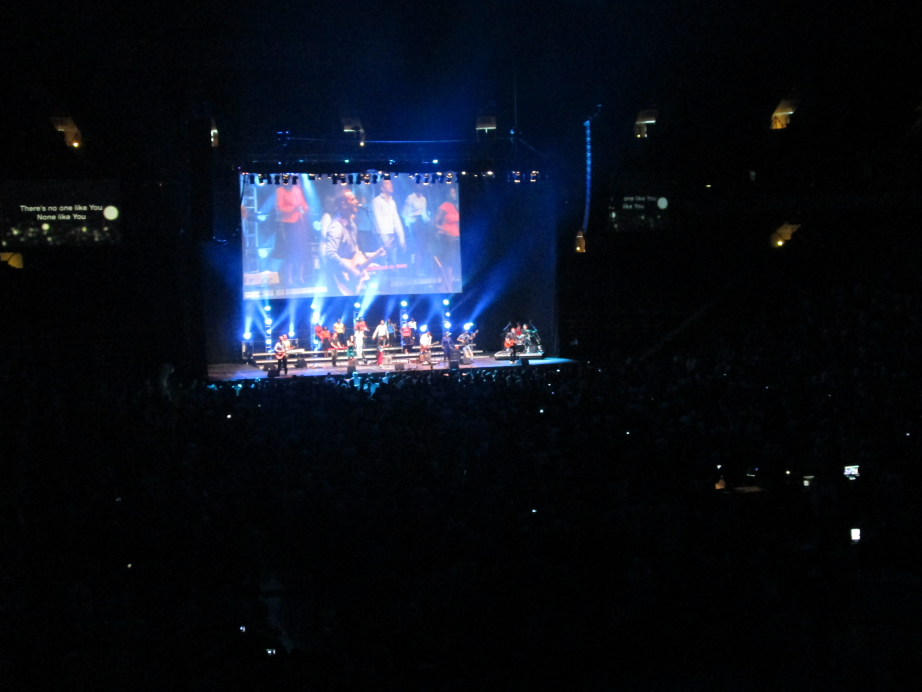
#> input picture modulos_python/pillow/IMG_0340.JPG, 4608 x 3456 px (shown at 1/5 size)
$ python main.py
#> lines starting #> are read from the running program, lines starting #| are printed output that depends on the picture
# pip install pillow

from PIL import Image
from pathlib import Path

ROOT_FOLDER = Path(__file__).parent
ORIGINAL = ROOT_FOLDER / 'IMG_0340.JPG'
NEW_IMAGE = ROOT_FOLDER / 'new.JPG'

pil_image = Image.open(ORIGINAL)
#> pil_image is the input picture: PIL image 4608x3456 RGB; mean R, G, B 12.7, 17.5, 26.7
width, height = pil_image.size
#> width = 4608; height = 3456
exif = pil_image.info['exif']

new_width = 800
new_height = round(height * new_width / width)
#> new_height = 600

new_image = pil_image.resize(size=(new_width, new_height))
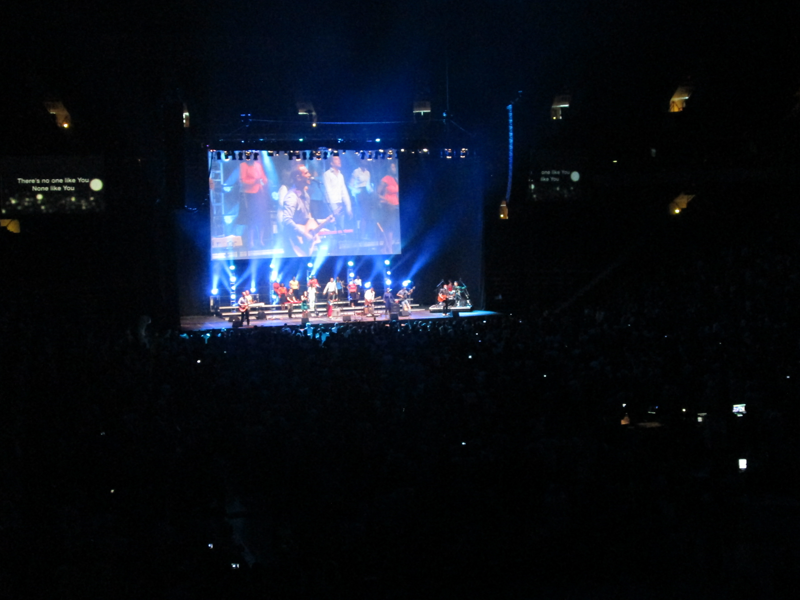
#> new_image: PIL image 800x600 RGB; mean R, G, B 12.7, 17.5, 26.7
new_image.save(
    NEW_IMAGE,
    optimize=True,
    quality=70,
    exif=exif,
)
